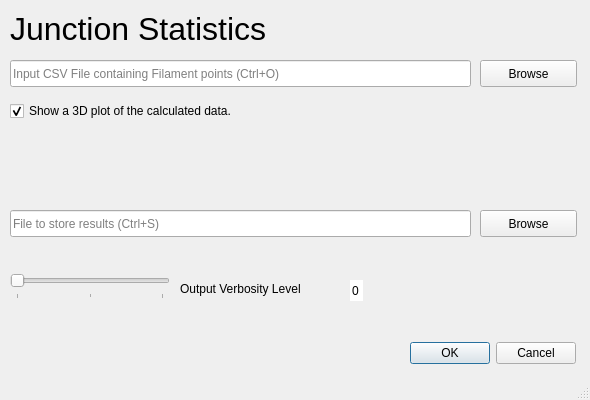
<?xml version="1.0" encoding="UTF-8"?>
<ui version="4.0">
 <class>MainWindow</class>
 <widget class="QMainWindow" name="MainWindow">
  <property name="geometry">
   <rect>
    <x>0</x>
    <y>0</y>
    <width>590</width>
    <height>400</height>
   </rect>
  </property>
  <property name="windowTitle">
   <string notr="true">Junction Statistics</string>
  </property>
  <widget class="QWidget" name="centralwidget">
   <widget class="QLabel" name="label">
    <property name="geometry">
     <rect>
      <x>10</x>
      <y>10</y>
      <width>265</width>
      <height>37</height>
     </rect>
    </property>
    <property name="font">
     <font>
      <pointsize>24</pointsize>
     </font>
    </property>
    <property name="text">
     <string notr="true">Junction Statistics</string>
    </property>
   </widget>
   <widget class="QPushButton" name="pb_infile">
    <property name="geometry">
     <rect>
      <x>480</x>
      <y>60</y>
      <width>97</width>
      <height>27</height>
     </rect>
    </property>
    <property name="text">
     <string notr="true">Browse</string>
    </property>
    <property name="shortcut">
     <string notr="true">Ctrl+O</string>
    </property>
    <property name="flat">
     <bool>false</bool>
    </property>
   </widget>
   <widget class="QLineEdit" name="le_infile">
    <property name="geometry">
     <rect>
      <x>10</x>
      <y>60</y>
      <width>461</width>
      <height>27</height>
     </rect>
    </property>
    <property name="text">
     <string notr="true"/>
    </property>
    <property name="placeholderText">
     <string notr="true">Input CSV File containing Filament points (Ctrl+O)</string>
    </property>
   </widget>
   <widget class="QPushButton" name="pb_outfile">
    <property name="geometry">
     <rect>
      <x>480</x>
      <y>210</y>
      <width>97</width>
      <height>27</height>
     </rect>
    </property>
    <property name="text">
     <string notr="true">Browse</string>
    </property>
    <property name="shortcut">
     <string notr="true">Ctrl+S</string>
    </property>
   </widget>
   <widget class="QLineEdit" name="le_outfile">
    <property name="geometry">
     <rect>
      <x>10</x>
      <y>210</y>
      <width>461</width>
      <height>27</height>
     </rect>
    </property>
    <property name="text">
     <string notr="true"/>
    </property>
    <property name="frame">
     <bool>true</bool>
    </property>
    <property name="placeholderText">
     <string notr="true">File to store results (Ctrl+S)</string>
    </property>
   </widget>
   <widget class="QDialogButtonBox" name="bb_ok_cancel">
    <property name="geometry">
     <rect>
      <x>400</x>
      <y>340</y>
      <width>176</width>
      <height>27</height>
     </rect>
    </property>
    <property name="toolTip">
     <string notr="true"/>
    </property>
    <property name="standardButtons">
     <set>QDialogButtonBox::Cancel|QDialogButtonBox::Ok</set>
    </property>
   </widget>
   <widget class="QCheckBox" name="cb_plot">
    <property name="geometry">
     <rect>
      <x>10</x>
      <y>100</y>
      <width>282</width>
      <height>22</height>
     </rect>
    </property>
    <property name="text">
     <string notr="true">Show a 3D plot of the calculated data.</string>
    </property>
    <property name="shortcut">
     <string notr="true">Ctrl+P</string>
    </property>
    <property name="checked">
     <bool>true</bool>
    </property>
   </widget>
   <widget class="QSlider" name="sl_verbosity">
    <property name="geometry">
     <rect>
      <x>10</x>
      <y>270</y>
      <width>160</width>
      <height>29</height>
     </rect>
    </property>
    <property name="toolTip">
     <string notr="true">Verbosity Level</string>
    </property>
    <property name="maximum">
     <number>2</number>
    </property>
    <property name="orientation">
     <enum>Qt::Horizontal</enum>
    </property>
    <property name="invertedAppearance">
     <bool>false</bool>
    </property>
    <property name="tickPosition">
     <enum>QSlider::TicksBelow</enum>
    </property>
    <property name="tickInterval">
     <number>1</number>
    </property>
   </widget>
   <widget class="QLabel" name="label_2">
    <property name="geometry">
     <rect>
      <x>180</x>
      <y>280</y>
      <width>155</width>
      <height>17</height>
     </rect>
    </property>
    <property name="text">
     <string notr="true">Output Verbosity Level</string>
    </property>
   </widget>
   <widget class="QSpinBox" name="sb_verbosity">
    <property name="geometry">
     <rect>
      <x>350</x>
      <y>280</y>
      <width>13</width>
      <height>21</height>
     </rect>
    </property>
    <property name="frame">
     <bool>false</bool>
    </property>
    <property name="readOnly">
     <bool>true</bool>
    </property>
    <property name="buttonSymbols">
     <enum>QAbstractSpinBox::NoButtons</enum>
    </property>
    <property name="maximum">
     <number>2</number>
    </property>
   </widget>
  </widget>
  <widget class="QStatusBar" name="statusbar"/>
  <action name="sc_ctrl_w">
   <property name="text">
    <string notr="true">Ctrl+W</string>
   </property>
   <property name="shortcut">
    <string notr="true">Ctrl+W</string>
   </property>
  </action>
  <action name="sc_ctrl_q">
   <property name="text">
    <string notr="true">Ctrl+Q</string>
   </property>
   <property name="shortcut">
    <string notr="true">Ctrl+Q</string>
   </property>
  </action>
 </widget>
 <resources/>
 <connections>
  <connection>
   <sender>pb_infile</sender>
   <signal>clicked()</signal>
   <receiver>le_infile</receiver>
   <slot>update()</slot>
   <hints>
    <hint type="sourcelabel">
     <x>66</x>
     <y>113</y>
    </hint>
    <hint type="destinationlabel">
     <x>295</x>
     <y>83</y>
    </hint>
   </hints>
  </connection>
  <connection>
   <sender>pb_outfile</sender>
   <signal>clicked()</signal>
   <receiver>le_outfile</receiver>
   <slot>update()</slot>
   <hints>
    <hint type="sourcelabel">
     <x>81</x>
     <y>189</y>
    </hint>
    <hint type="destinationlabel">
     <x>192</x>
     <y>167</y>
    </hint>
   </hints>
  </connection>
  <connection>
   <sender>bb_ok_cancel</sender>
   <signal>rejected()</signal>
   <receiver>MainWindow</receiver>
   <slot>close()</slot>
   <hints>
    <hint type="sourcelabel">
     <x>337</x>
     <y>343</y>
    </hint>
    <hint type="destinationlabel">
     <x>399</x>
     <y>199</y>
    </hint>
   </hints>
  </connection>
  <connection>
   <sender>sc_ctrl_w</sender>
   <signal>triggered()</signal>
   <receiver>MainWindow</receiver>
   <slot>close()</slot>
   <hints>
    <hint type="sourcelabel">
     <x>-1</x>
     <y>-1</y>
    </hint>
    <hint type="destinationlabel">
     <x>399</x>
     <y>199</y>
    </hint>
   </hints>
  </connection>
  <connection>
   <sender>sc_ctrl_q</sender>
   <signal>triggered()</signal>
   <receiver>MainWindow</receiver>
   <slot>close()</slot>
   <hints>
    <hint type="sourcelabel">
     <x>-1</x>
     <y>-1</y>
    </hint>
    <hint type="destinationlabel">
     <x>294</x>
     <y>199</y>
    </hint>
   </hints>
  </connection>
  <connection>
   <sender>sl_verbosity</sender>
   <signal>valueChanged(int)</signal>
   <receiver>sb_verbosity</receiver>
   <slot>setValue(int)</slot>
   <hints>
    <hint type="sourcelabel">
     <x>89</x>
     <y>284</y>
    </hint>
    <hint type="destinationlabel">
     <x>356</x>
     <y>290</y>
    </hint>
   </hints>
  </connection>
 </connections>
</ui>
